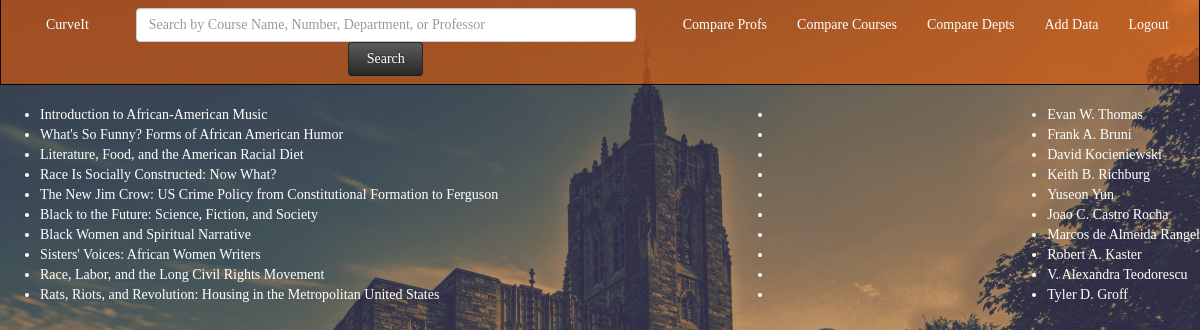
/topten/ (signed in), run on the app's committed database.
### curves/models.py (models this page shows, shortened)
class Course_Specific(models.Model):
	CHOICES = [("A+", "A+"), ("A","A"), ("A-","A-"), ("B+", "B+"), ("B", "B"), ("B-", "B-"), ("C+", "C+"), ("C", "C"), ("C-", "C-"), ("D", "D"), ("F", "F"), ("P", "P")]
	PASTSEMCLASSES = (("COS 333 Advanced Programming Techniques", "COS 333 Advanced Programming Techniques"), ("MAT 201 Multivariable Calculus", "MAT 201 Multivariable Calculus"))
	dept = models.CharField(max_length = 40) # e.g. 'COS'
	num = models.CharField(max_length = 40) # e.g. '333'
	name = models.CharField(max_length = 200) # e.g. 'Advanced Programming Techniques'
	prof = models.CharField(max_length = 200) # e.g. 'Brian+Kernighan'
	semester = models.CharField(max_length = 5) # e.g. 'S2015' or 'F2015'
	num_A_plus = models.IntegerField(default = 0)
	num_A = models.IntegerField(default = 0)
	num_A_minus = models.IntegerField(default = 0)
	num_B_plus = models.IntegerField(default = 0)
	num_B = models.IntegerField(default = 0)
	num_B_minus = models.IntegerField(default = 0)
	num_C_plus = models.IntegerField(default = 0)
	num_C = models.IntegerField(default = 0)
	num_C_minus = models.IntegerField(default = 0)
	num_D = models.IntegerField(default = 0)
	num_F = models.IntegerField(default = 0)
	num_P = models.IntegerField(default = 0)
	titleString = models.CharField(default = "blank", max_length = 200)
	avg = models.DecimalField(default = 0, max_digits=3, decimal_places=2)
	def getTotalGrades(self):
		return self.num_A_plus + self.num_A + self.num_A_minus + self.num_B_plus + self.num_B + self.num_B_minus + self.num_C_plus + self.num_C + self.num_C_minus + self.num_D + self.num_F
	def __unicode__(self):
		result = ""
		depts = self.dept.split("+")
		nums = self.num.split("+")
		for i in range(0, len(depts)):
			if i == (len(depts)-1):
				result += depts[i] + " " + nums[i] + ": "
			else:
				result += depts[i] + " " + nums[i] + "/"
		return result + self.name
	def getAvg(self):
		return self.avg

### curves/views.py (the view)
# urls.py: url(r'^topten/$', views.topTen)
@login_required
def topTen(request):
    if loggedIn(request) == False:
        return redirect('/add_data/')
    allSemAllCourse = Course_Specific.objects.all()
    uniqueCourseList = []
    for a in allSemAllCourse:
        course = a.__unicode__()
        index = course.index(":")
        course = course[index+2:]
        if course not in uniqueCourseList:
            uniqueCourseList.append(course)
    uniqueDeptList = []
    for c in allSemAllCourse:
        curdepts = c.dept.split("+")
        for d in curdepts:
            if d not in uniqueDeptList:
                uniqueDeptList.append(d)
    uniqueProfList = []
    for c in allSemAllCourse:
        profs = c.prof.split("+")
        for p in profs:
            if p not in uniqueProfList:
                uniqueProfList.append(p)
    courseAvgList = []
    for u in uniqueCourseList:
        allSems = Course_Specific.objects.filter(name=u)
        thisAvg = 0
        thisTotal = 0
        for a in allSems:
            thisAvg += a.getAvg() * a.getTotalGrades()
            thisTotal += a.getTotalGrades()
        courseAvgList.append((u, thisAvg/thisTotal))
    courseAvgList = sorted(courseAvgList, key=getKey, reverse=True)
    i = 0
    finalCourseList = []
    for course in courseAvgList:
        if i >= 10:
            break
        else:
            print course[0]
            allClasses = Course_Specific.objects.filter(name=course[0])
            allClassesTotal = 0
            for a in allClasses:
                allClassesTotal += a.getTotalGrades()
            if allClassesTotal >= 10:
                finalCourseList.append(course[0])
                i += 1
    profAvgList = []
    for p in uniqueProfList:
        allSems = Course_Specific.objects.filter(prof__icontains=p)
        thisAvg = 0
        thisTotal = 0
        for a in allSems:
            thisAvg += a.getAvg() * a.getTotalGrades()
            thisTotal += a.getTotalGrades()
        profAvgList.append((p, thisAvg/thisTotal))
    profAvgList = sorted(profAvgList, key=getKey)
    i = 0
    finalProfList = []
    for prof in profAvgList:
        if i >= 10:
            break
        else:
            allClasses = Course_Specific.objects.filter(prof__icontains=prof[0])
            allClassesTotal = 0
            for a in allClasses:
                allClassesTotal += a.getTotalGrades()
            if allClassesTotal >= 10:
                finalProfList.append(prof[0].replace("*", " "))
                i += 1
    deptAvgList = []
    for d in uniqueDeptList:
        allSems = Course_Specific.objects.filter(dept__icontains=d)
        thisAvg = 0
        thisTotal = 0
        for a in allSems:
            thisAvg += a.getAvg() * a.getTotalGrades()
            thisTotal += a.getTotalGrades()
        deptAvgList.append((d, thisAvg/thisTotal))
    deptAvgList = sorted(deptAvgList, key=getKey)
    i = 0
    finalDeptList = []
    for dept in deptAvgList:
        if i >= 10:
            break
        else:
            allClasses = Course_Specific.objects.filter(dept__icontains=dept[0])
            allClassesTotal = 0
            for a in allClasses:
                allClassesTotal += a.getTotalGrades()
            if allClassesTotal >= 10:
                thisDept = dept[0]
                finalDeptList.append(dept[0] + ": " + depts[thisDept])
                i += 1
    context = {'finalDeptList': finalDeptList, 'finalCourseList': finalCourseList, 'finalProfList': finalProfList}
    return render(request, 'curves/topten.html', context)

### curves/models.py (called while the page is built)
	def hasAccess(self):
		return self.has_Entered or (self.year == "2018")

### curves/views.py (called while the page is built)
def loggedIn(request):
    currentnetid = request.user.username
    thisUser = Student.objects.get(netid=currentnetid)
    return (thisUser.hasAccess())

def getKey(item):
    return item[1]

### curves/templates/curves/topten.html (shortened to what this page needs)
{% extends 'curves/base.html' %}
{% block content %}
{% load mathfilters %}
{% load static %}
<div class="title-div">
<ul>
{% for c in finalCourseList %}
  <li>{{c}}</li>
{% endfor %}
  </ul>
<ul>
  </ul>
<ul>
{% for c in finalProfList %}
  <li>{{c}}</li>
{% endfor %}
  </ul>
</div>
{% endblock %}

### curves/templates/curves/base.html (shortened to what this page needs)
<!DOCTYPE html>
{% load static %}
{% load mathfilters %}
<html lang="en">
  <head>
    <link href="{% static 'curves/css/bootstrap.min.css' %}" rel="stylesheet">
    <link href="{% static 'curves/css/theme.css' %}" rel="stylesheet">
  </head>
  <body>
    <nav class="navbar navbar-inverse navbar-custom" style="margin-top:-66px">
      <div class="container-fluid">
        <div id="navbar" class="navbar-collapse collapse">
          <ul class="nav navbar-nav">
              <li><a href="/">CurveIt</a></li>
          </ul>
          <ul class="nav navbar-nav navbar-right">
              <li><a href="/compprof/Brian*W.*Kernighan/Paul*R.*Krugman/">Compare Profs</a></li>
              <li><a href="/compcourse/COS/333/ECO/100/">Compare Courses</a></li>
              <li><a href="/compdept/COS/ECO/">Compare Depts</a></li>
              <li><a href="/add_data/">Add Data</a></li>
              <li><a href="/logout/">Logout</a></li>
          </ul>
          <form class="navbar-form navbar-center" action="/search/" method="get">
            <div class="form-group">
              <input type="text" id="autocomplete" style="width: 500px" placeholder="Search by Course Name, Number, Department, or Professor" class="form-control" name="q">
            </div>
            <button type="submit" class="btn btn-search" style ="width: 75px" value="Search">Search </button>
          </form>
        </div>
      </div>
    </nav>
    {% block content %}
    {% endblock %}
  </body>
</html>

### curves/static/curves/css/theme.css (style rules this page uses)
body, html { font-family: Dense; color: white; background: url(../img/Ptonfaded.jpg) no-repeat center center; -webkit-background-size: cover; -moz-background-size: cover; -o-background-size: cover; background-size: cover; width: 100%; height: 100%; overflow: auto; }
body { padding-top: 65px; }
.title-div { display: -webkit-flex; display: flex; justify-content: space-between; align-items: center; width: 100%; }
.navbar-custom { background-color: rgba(230, 91, 5, 0.6); color:#ffffff; border-radius:0; }
.navbar-custom .navbar-nav > li > a { color:#fff; }
.btn-search { background-color: hsl(0, 0%, 16%) !important; background-repeat: repeat-x; filter: progid:DXImageTransform.Microsoft.gradient(startColorstr="#5b5b5b", endColorstr="#282828"); background-image: -khtml-gradient(linear, left top, left bottom, from(#5b5b5b), to(#282828)); background-image: -moz-linear-gradient(top, #5b5b5b, #282828); background-image: -ms-linear-gradient(top, #5b5b5b, #282828); background-image: -webkit-gradient(linear, left top, left bottom, color-stop(0%, #5b5b5b), color-stop(100%, #282828)); background-image: -webkit-linear-gradient(top, #5b5b5b, #282828); background-image: -o-linear-gradient(top, #5b5b5b, #282828); background-image: linear-gradient(#5b5b5b, #282828); border-color: #282828 #282828 hsl(0, 0%, 11%); color: #fff !important; text-shadow: 0 -1px 0 rgba(0, 0, 0, 0.33); -webkit-font-smoothing: antialiased; }
.navbar-center { text-align: center; }

### data on the page
Course_Specific: name "Introduction to African-American Music"
Course_Specific: name "What's So Funny? Forms of African American Humor"
Course_Specific: name "Literature, Food, and the American Racial Diet"
Course_Specific: name "Race Is Socially Constructed: Now What?"
Course_Specific: name "The New Jim Crow: US Crime Policy from Constitutional Formation to Ferguson"
Course_Specific: name "Black to the Future: Science, Fiction, and Society"
Course_Specific: name "Black Women and Spiritual Narrative"
Course_Specific: name "Sisters' Voices: African Women Writers"
Course_Specific: name "Race, Labor, and the Long Civil Rights Movement"
Course_Specific: name "Rats, Riots, and Revolution: Housing in the Metropolitan United States"

### other printed values
{{ c }} "Evan W. Thomas" "Frank A. Bruni" "David Kocieniewski" "Keith B. Richburg" "Yuseon Yun" "Joao C. Castro Rocha" "Marcos de Almeida Rangel" "Robert A. Kaster" "V. Alexandra Teodorescu" "Tyler D. Groff"
